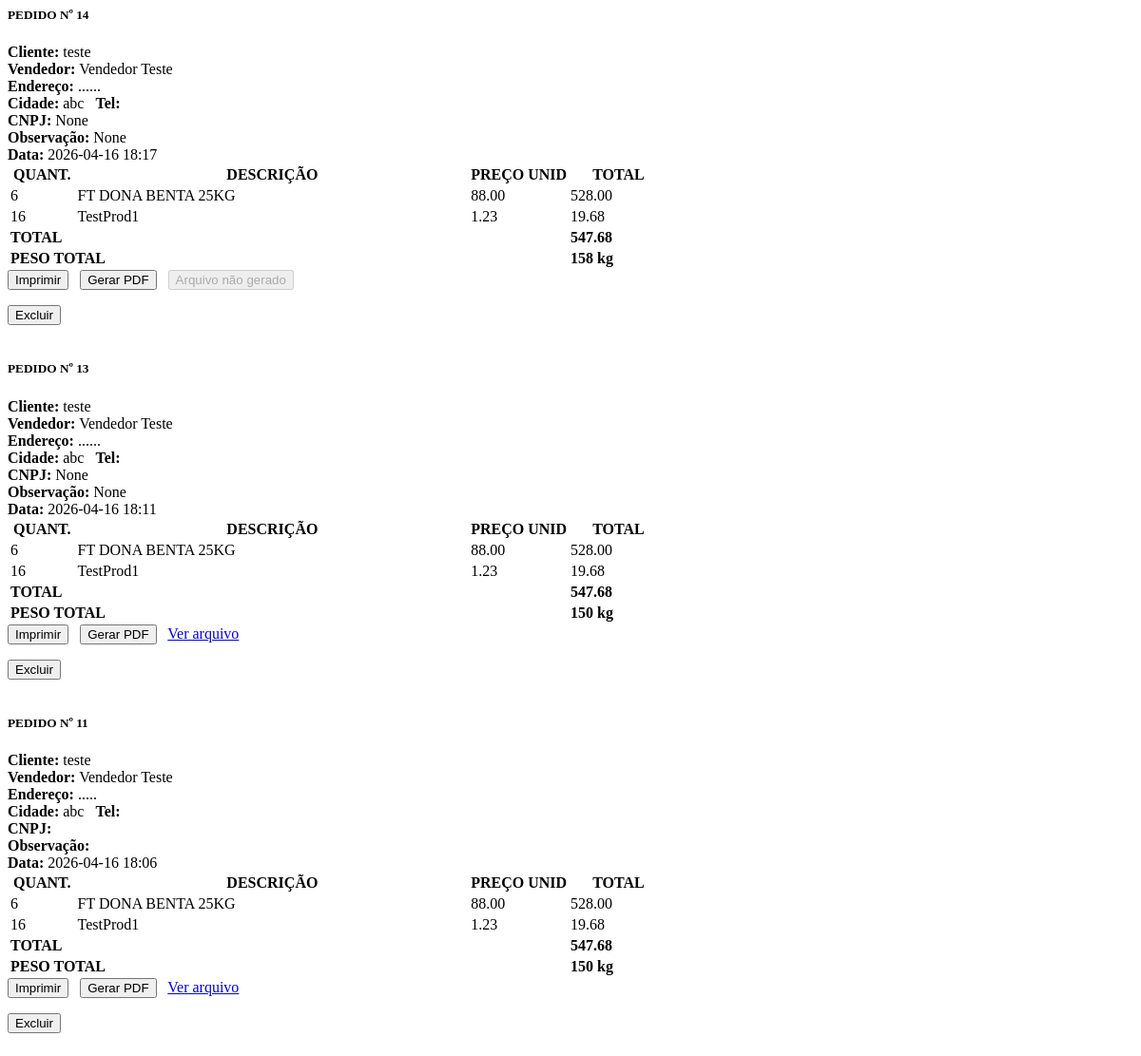
Before: /orders/search with the older database file.
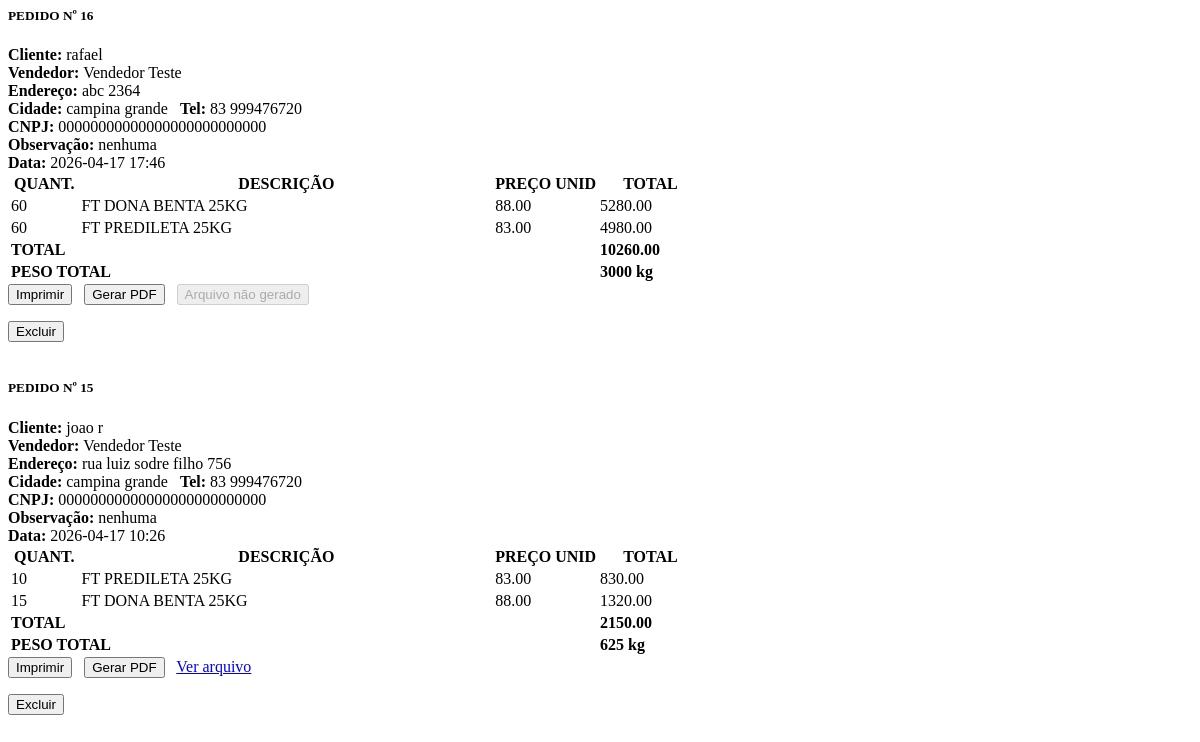
After: the same page with the newer database file.
### app/models.py (models this page shows)
class Order(db.Model):
    id = db.Column(db.Integer, primary_key=True)
    customer = db.Column(db.String(120))
    vendor = db.Column(db.String(120))
    vendor_id = db.Column(db.Integer, db.ForeignKey('vendor.id'), nullable=True)
    vendor_obj = db.relationship('Vendor', backref='orders')
    notes = db.Column(db.Text)
    address = db.Column(db.String(200))
    city = db.Column(db.String(120))
    phone = db.Column(db.String(50))
    cnpj = db.Column(db.String(50))
    created_at = db.Column(db.DateTime, default=datetime.utcnow)
    items = db.relationship('OrderItem', backref='order', cascade='all, delete-orphan', lazy=True)

class OrderItem(db.Model):
    id = db.Column(db.Integer, primary_key=True)
    order_id = db.Column(db.Integer, db.ForeignKey('order.id'), nullable=False)
    product = db.Column(db.String(200))
    product_id = db.Column(db.Integer, db.ForeignKey('product.id'), nullable=True)
    product_obj = db.relationship('Product')
    quantity = db.Column(db.Integer)
    unit_price = db.Column(db.Float, default=0.0)
    unit_weight = db.Column(db.Float, default=0.0)

class Vendor(db.Model):
    id = db.Column(db.Integer, primary_key=True)
    name = db.Column(db.String(120), nullable=False)
    phone = db.Column(db.String(50))
    email = db.Column(db.String(120))

### app/routes.py (the view)
@bp.route('/orders/search')
def orders_search():
    q = request.args.get('q')
    if q:
        try:
            order_id = int(q)
            orders = Order.query.filter_by(id=order_id).order_by(Order.created_at.desc()).all()
        except ValueError:
            orders = []
    else:
        orders = Order.query.order_by(Order.created_at.desc()).all()
    outdir = current_app.config.get('PRINTER_OUTPUT_DIR', 'prints')
    if not os.path.isabs(outdir):
        outdir = os.path.join(current_app.root_path, outdir)
    exists_map = {}
    for o in orders:
        exists_map[o.id] = {
            'txt': os.path.exists(os.path.join(outdir, f'order_{o.id}.txt')),
            'pdf': os.path.exists(os.path.join(outdir, f'order_{o.id}.pdf')),
        }
    return render_template('_orders_list.html', orders=orders, exists_map=exists_map)

### app/templates/_orders_list.html (shortened to what the changed rows need)
{% if orders %}
  {% for o in orders %}
    <div class="card mb-4 order-card">
      <div class="card-body">
        <div class="order-header d-flex justify-content-between">
          <div>
            <h5 class="card-title mb-1">PEDIDO Nº <span class="badge">{{ o.id }}</span></h5>
            <div><strong>Cliente:</strong> {{ o.customer }}</div>
            <div><strong>Vendedor:</strong> {{ o.vendor_obj.name if o.vendor_obj else o.vendor }}</div>
            <div><strong>Endereço:</strong> {{ o.address }}</div>
            <div><strong>Cidade:</strong> {{ o.city }} &nbsp; <strong>Tel:</strong> {{ o.phone }}</div>
            <div><strong>CNPJ:</strong> {{ o.cnpj }}</div>
            <div><strong>Observação:</strong> {{ o.notes }}</div>
          </div>
          <div class="text-end">
            <div><strong>Data:</strong> {{ o.created_at.strftime('%Y-%m-%d %H:%M') }}</div>
          </div>
        </div>
        <div class="table-responsive mt-3">
          <table class="table table-bordered order-table mb-0">
            <thead class="table-primary">
              <tr>
                <th class="text-center" style="width:10%;">QUANT.</th>
                <th>DESCRIÇÃO</th>
                <th class="text-end" style="width:15%;">PREÇO UNID</th>
                <th class="text-end" style="width:15%;">TOTAL</th>
              </tr>
            </thead>
            <tbody>
              {% set ns = namespace(total=0.0, weight=0.0) %}
              {% for it in o.items %}
                {% set unit_w = (it.unit_weight or (it.product_obj.weight if it.product_obj else 0.0)) %}
                {% set line_total = (it.quantity or 0) * (it.unit_price or 0.0) %}
                {% set line_weight = (it.quantity or 0) * unit_w %}
                {% set ns.total = ns.total + line_total %}
                {% set ns.weight = ns.weight + line_weight %}
                 <tr>
                  <td class="text-center">{{ it.quantity }}</td>
                  <td>{{ it.product or (it.product_obj.name if it.product_obj else '') }}</td>
                  <td class="text-end">{{ '%.2f'|format(it.unit_price or 0.0) }}</td>
                  <td class="text-end">{{ '%.2f'|format(line_total) }}</td>
                 </tr>
              {% endfor %}
            </tbody>
            <tfoot>
              <tr>
                <td colspan="3" class="text-end"><strong>TOTAL</strong></td>
                <td class="text-end"><strong>{{ '%.2f'|format(ns.total) }}</strong></td>
              </tr>
              <tr>
                <td colspan="3" class="text-end"><strong>PESO TOTAL</strong></td>
                <td class="text-end"><strong>{{ ns.weight|fmt_weight }} kg</strong></td>
              </tr>
            </tfoot>
          </table>
        </div>
        <div class="d-flex justify-content-between mt-3">
            <div>
            <form method="post" action="/orders/{{ o.id }}/print" style="display:inline-block;margin-right:8px;">
              <button class="btn btn-sm btn-outline-secondary" type="submit"> Imprimir</button>
            </form>
            <form method="post" action="/orders/{{ o.id }}/print" style="display:inline-block;margin-right:8px;">
              <button class="btn btn-sm btn-outline-primary" type="submit"> Gerar PDF</button>
            </form>
            {% if exists_map.get(o.id) and exists_map[o.id].pdf %}
              <a class="btn btn-sm btn-outline-primary" href="/prints/order_{{ o.id }}.pdf" target="_blank"><i class="bi bi-file-earmark-pdf me-1"></i> Ver PDF</a>
            {% elif exists_map.get(o.id) and exists_map[o.id].txt %}
              <a class="btn btn-sm btn-outline-primary" href="/prints/order_{{ o.id }}.txt" target="_blank"> Ver arquivo</a>
            {% else %}
              <button class="btn btn-sm btn-outline-secondary" disabled>Arquivo não gerado</button>
            {% endif %}
          </div>
          <div>
            <form method="post" action="/orders/{{ o.id }}/delete" onsubmit="return confirm('Remover pedido #{{ o.id }}?');" style="display:inline-block;">
              <button class="btn btn-sm btn-danger" type="submit"> Excluir</button>
            </form>
          </div>
        </div>
      </div>
    </div>
  {% endfor %}
{% else %}
  <p>Nenhum pedido encontrado.</p>
{% endif %}

Changed rows visible on the page:
removed Order: id "14", customer "teste", vendor_obj "Vendedor Teste", address "......", city "abc", cnpj "None", notes "None", created_at "2026-04-16 18:17", total "547.68", weight|fmt_weight "158", shows "Arquivo não gerado"
removed OrderItem: quantity "6", product "FT DONA BENTA 25KG", unit_price "88.00", line_total "528.00", shown under "14"
removed OrderItem: quantity "16", product "TestProd1", unit_price "1.23", line_total "19.68", shown under "14"
removed Order: id "13", customer "teste", vendor_obj "Vendedor Teste", address "......", city "abc", cnpj "None", notes "None", created_at "2026-04-16 18:11", total "547.68", weight|fmt_weight "150"
removed OrderItem: quantity "6", product "FT DONA BENTA 25KG", unit_price "88.00", line_total "528.00", shown under "13"
removed OrderItem: quantity "16", product "TestProd1", unit_price "1.23", line_total "19.68", shown under "13"
removed Order: id "11", customer "teste", vendor_obj "Vendedor Teste", address ".....", city "abc", created_at "2026-04-16 18:06", total "547.68", weight|fmt_weight "150"
removed OrderItem: quantity "6", product "FT DONA BENTA 25KG", unit_price "88.00", line_total "528.00", shown under "11"
removed OrderItem: quantity "16", product "TestProd1", unit_price "1.23", line_total "19.68", shown under "11"
added Order: id "16", customer "rafael", vendor_obj "Vendedor Teste", address "abc 2364", city "campina grande", phone "83 999476720", cnpj "00000000000000000000000000", notes "nenhuma", created_at "2026-04-17 17:46", total "10260.00", weight|fmt_weight "3000", shows "Arquivo não gerado"
added OrderItem: quantity "60", product "FT DONA BENTA 25KG", unit_price "88.00", line_total "5280.00", shown under "16"
added OrderItem: quantity "60", product "FT PREDILETA 25KG", unit_price "83.00", line_total "4980.00", shown under "16"
added Order: id "15", customer "joao r", vendor_obj "Vendedor Teste", address "rua luiz sodre filho 756", city "campina grande", phone "83 999476720", cnpj "00000000000000000000000000", notes "nenhuma", created_at "2026-04-17 10:26", total "2150.00", weight|fmt_weight "625"
added OrderItem: quantity "10", product "FT PREDILETA 25KG", unit_price "83.00", line_total "830.00", shown under "15"
added OrderItem: quantity "15", product "FT DONA BENTA 25KG", unit_price "88.00", line_total "1320.00"
